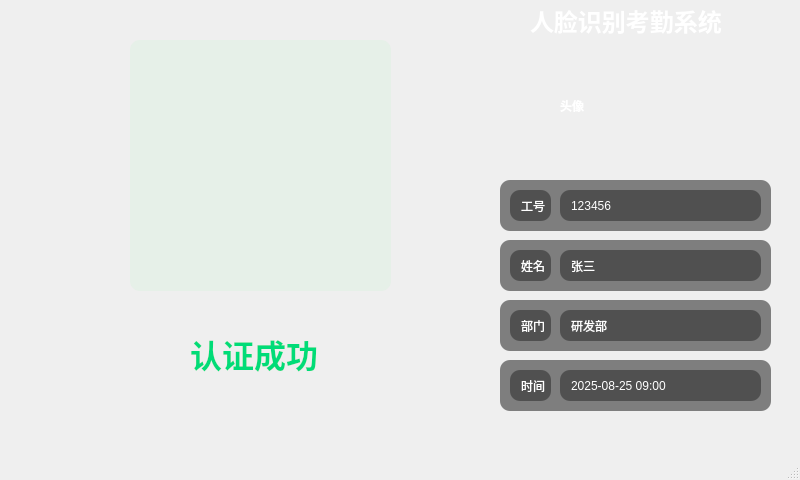
<?xml version="1.0" encoding="UTF-8"?>
<ui version="4.0">
 <class>FaceAttendance</class>
 <widget class="QMainWindow" name="FaceAttendance">
  <property name="geometry">
   <rect>
    <x>0</x>
    <y>0</y>
    <width>800</width>
    <height>480</height>
   </rect>
  </property>
  <property name="windowTitle">
   <string>FaceAttendance</string>
  </property>
  <property name="styleSheet">
   <string notr="true">
    background-color: qlineargradient(
        spread:pad, 
        x1:0, y1:0, x2:1, y2:1,
        stop:0 rgba(45, 45, 48, 255),
        stop:1 rgba(28, 28, 30, 255)
    );
   </string>
  </property>
  <widget class="QWidget" name="centralwidget">
   <widget class="QLabel" name="label">
    <property name="geometry">
     <rect>
      <x>530</x>
      <y>0</y>
      <width>241</width>
      <height>40</height>
     </rect>
    </property>
    <property name="styleSheet">
     <string notr="true">color: white; font-weight: bold; font-size: 24px;</string>
    </property>
    <property name="text">
     <string>人脸识别考勤系统</string>
    </property>
   </widget>
   <widget class="QLabel" name="headerLabel">
    <property name="geometry">
     <rect>
      <x>560</x>
      <y>40</y>
      <width>131</width>
      <height>131</height>
     </rect>
    </property>
    <property name="styleSheet">
     <string notr="true">
      background-color: qlineargradient(
          spread:pad, x1:0, y1:0, x2:1, y2:1,
          stop:0 rgba(0, 122, 204, 255),
          stop:1 rgba(0, 191, 165, 255)
      );
      border-radius: 65px;
      color: white;
      font-weight: bold;
      qproperty-alignment: AlignCenter;
     </string>
    </property>
    <property name="text">
     <string>头像</string>
    </property>
   </widget>
   <widget class="QWidget" name="widget_5" native="true">
    <property name="geometry">
     <rect>
      <x>500</x>
      <y>180</y>
      <width>271</width>
      <height>51</height>
     </rect>
    </property>
    <property name="styleSheet">
     <string notr="true">background-color: rgba(50,50,50,0.6); border-radius: 10px; color: white; padding-left: 8px;</string>
    </property>
    <widget class="QLabel" name="label_6">
     <property name="geometry">
      <rect>
       <x>10</x>
       <y>10</y>
       <width>41</width>
       <height>31</height>
      </rect>
     </property>
     <property name="text">
      <string>工号</string>
     </property>
    </widget>
    <widget class="QLabel" name="idLabel">
     <property name="geometry">
      <rect>
       <x>60</x>
       <y>10</y>
       <width>201</width>
       <height>31</height>
      </rect>
     </property>
     <property name="text">
      <string>123456</string>
     </property>
    </widget>
   </widget>
   <widget class="QWidget" name="widget_6" native="true">
    <property name="geometry">
     <rect>
      <x>500</x>
      <y>240</y>
      <width>271</width>
      <height>51</height>
     </rect>
    </property>
    <property name="styleSheet">
     <string notr="true">background-color: rgba(50,50,50,0.6); border-radius: 10px; color: white; padding-left: 8px;</string>
    </property>
    <widget class="QLabel" name="label_8">
     <property name="geometry">
      <rect>
       <x>10</x>
       <y>10</y>
       <width>41</width>
       <height>31</height>
      </rect>
     </property>
     <property name="text">
      <string>姓名</string>
     </property>
    </widget>
    <widget class="QLabel" name="nameLabel">
     <property name="geometry">
      <rect>
       <x>60</x>
       <y>10</y>
       <width>201</width>
       <height>31</height>
      </rect>
     </property>
     <property name="text">
      <string>张三</string>
     </property>
    </widget>
   </widget>
   <widget class="QWidget" name="widget_7" native="true">
    <property name="geometry">
     <rect>
      <x>500</x>
      <y>300</y>
      <width>271</width>
      <height>51</height>
     </rect>
    </property>
    <property name="styleSheet">
     <string notr="true">background-color: rgba(50,50,50,0.6); border-radius: 10px; color: white; padding-left: 8px;</string>
    </property>
    <widget class="QLabel" name="label_10">
     <property name="geometry">
      <rect>
       <x>10</x>
       <y>10</y>
       <width>41</width>
       <height>31</height>
      </rect>
     </property>
     <property name="text">
      <string>部门</string>
     </property>
    </widget>
    <widget class="QLabel" name="departmentLabel">
     <property name="geometry">
      <rect>
       <x>60</x>
       <y>10</y>
       <width>201</width>
       <height>31</height>
      </rect>
     </property>
     <property name="text">
      <string>研发部</string>
     </property>
    </widget>
   </widget>
   <widget class="QWidget" name="widget_8" native="true">
    <property name="geometry">
     <rect>
      <x>500</x>
      <y>360</y>
      <width>271</width>
      <height>51</height>
     </rect>
    </property>
    <property name="styleSheet">
     <string notr="true">background-color: rgba(50,50,50,0.6); border-radius: 10px; color: white; padding-left: 8px;</string>
    </property>
    <widget class="QLabel" name="label_12">
     <property name="geometry">
      <rect>
       <x>10</x>
       <y>10</y>
       <width>41</width>
       <height>31</height>
      </rect>
     </property>
     <property name="text">
      <string>时间</string>
     </property>
    </widget>
    <widget class="QLabel" name="timeLabel">
     <property name="geometry">
      <rect>
       <x>60</x>
       <y>10</y>
       <width>201</width>
       <height>31</height>
      </rect>
     </property>
     <property name="text">
      <string>2025-08-25 09:00</string>
     </property>
    </widget>
   </widget>
   <widget class="QLabel" name="videoLabel">
    <property name="geometry">
     <rect>
      <x>20</x>
      <y>0</y>
      <width>471</width>
      <height>431</height>
     </rect>
    </property>
    <property name="text">
     <string/>
    </property>
   </widget>
   <widget class="QWidget" name="widget_3" native="true">
    <property name="geometry">
     <rect>
      <x>130</x>
      <y>40</y>
      <width>261</width>
      <height>251</height>
     </rect>
    </property>
    <property name="styleSheet">
     <string notr="true">background-color: rgba(143, 240, 164,0.1); border-radius: 10px;</string>
    </property>
   </widget>
   <widget class="QLabel" name="videoInfoLabel">
    <property name="geometry">
     <rect>
      <x>190</x>
      <y>330</y>
      <width>167</width>
      <height>47</height>
     </rect>
    </property>
    <property name="styleSheet">
     <string notr="true">color: rgb(0, 220, 120); font-size: 32px; font-weight: bold;</string>
    </property>
    <property name="text">
     <string>认证成功</string>
    </property>
   </widget>
  </widget>
  <widget class="QMenuBar" name="menubar">
   <property name="geometry">
    <rect>
     <x>0</x>
     <y>0</y>
     <width>800</width>
     <height>21</height>
    </rect>
   </property>
  </widget>
  <widget class="QStatusBar" name="statusbar"/>
 </widget>
 <resources/>
 <connections/>
</ui>
